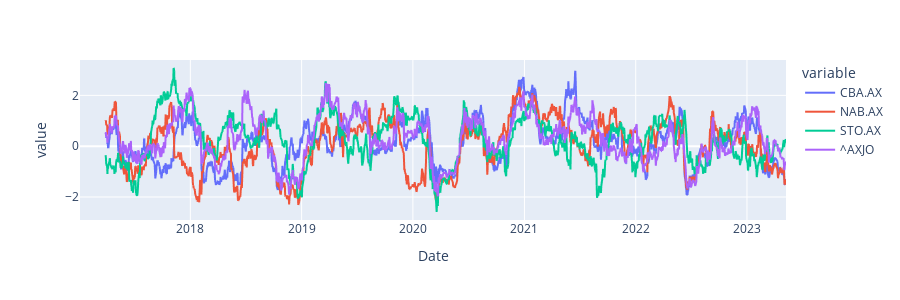

The notebook cell this image was saved under:
### Markdown cell above
## Sharpe & Sortino Ratios
* Sharpe Ratio is a measure for calculating risk-adjusted return. It is the average return earned in excess of the risk-free rate r per unit of volatility. It uses all the observations for calculating the std.
> $S_R = (R_p - R_f)/std_p$
* Sortino Ratio is similar to the Sharpe Ratio but it considers only the harmful variance instead of all observations.
> $S_R = (R_p - R_f)/std_d$

### Code cell
Rf = 0.01/252
Rp = log_rtns.rolling(window=TRADE_DAYS).mean()
Sharpe = (Rp - Rf) * TRADE_DAYS/volatility
Sharpe.plot().update_layout(autosize=False, width=900, height=300)

### Figure 1 — Plotly figure (JSON) as saved in the notebook; plotly's stock layout.template omitted (floating-point values rounded to 4 significant figures; data arrays with more than 128 entries replaced by an {"elided": "..."} marker saying what was removed)
{"data": [{"hovertemplate": "variable=CBA.AX<br>Date=%{x}<br>value=%{y}<extra></extra>", "legendgroup": "CBA.AX", "line": {"color": "#636efa", "dash": "solid"}, "marker": {"symbol": "circle"}, "mode": "lines", "name": "CBA.AX", "showlegend": true, "x": {"elided": "1600 str values"}, "xaxis": "x", "y": {"elided": "1600 float values"}, "yaxis": "y", "type": "scattergl"}, {"hovertemplate": "variable=NAB.AX<br>Date=%{x}<br>value=%{y}<extra></extra>", "legendgroup": "NAB.AX", "line": {"color": "#EF553B", "dash": "solid"}, "marker": {"symbol": "circle"}, "mode": "lines", "name": "NAB.AX", "showlegend": true, "x": {"elided": "1600 str values"}, "xaxis": "x", "y": {"elided": "1600 float values"}, "yaxis": "y", "type": "scattergl"}, {"hovertemplate": "variable=STO.AX<br>Date=%{x}<br>value=%{y}<extra></extra>", "legendgroup": "STO.AX", "line": {"color": "#00cc96", "dash": "solid"}, "marker": {"symbol": "circle"}, "mode": "lines", "name": "STO.AX", "showlegend": true, "x": {"elided": "1600 str values"}, "xaxis": "x", "y": {"elided": "1600 float values"}, "yaxis": "y", "type": "scattergl"}, {"hovertemplate": "variable=^AXJO<br>Date=%{x}<br>value=%{y}<extra></extra>", "legendgroup": "^AXJO", "line": {"color": "#ab63fa", "dash": "solid"}, "marker": {"symbol": "circle"}, "mode": "lines", "name": "^AXJO", "showlegend": true, "x": {"elided": "1600 str values"}, "xaxis": "x", "y": {"elided": "1600 float values"}, "yaxis": "y", "type": "scattergl"}], "layout": {"xaxis": {"anchor": "y", "domain": [0, 1], "title": {"text": "Date"}, "type": "date", "range": ["2017-01-04", "2023-05-09"], "autorange": true}, "yaxis": {"anchor": "x", "domain": [0, 1], "title": {"text": "value"}, "type": "linear", "range": [-2.907, 3.392], "autorange": true}, "legend": {"title": {"text": "variable"}, "tracegroupgap": 0}, "margin": {"t": 60}, "autosize": false, "width": 900, "height": 300}}
